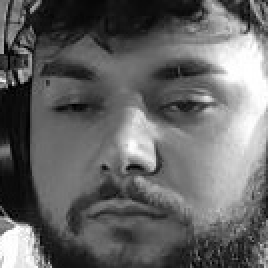
#> input picture DATASET/Leonardo/101.jpg, 134 x 134 px, given in place of the camera (shown 2 times larger)
$ python reconhecimento.py
#> lines starting #> are read from the running program, lines starting #| are printed output that depends on the picture; after the words box and inside, x2 and y2 are one past the last pixel; in counts of white or black regions, pixels touching at a corner belong together
import numpy as np
import os
import cv2
import time

face_cascade = cv2.CascadeClassifier('haarcascade_frontalface_default.xml')

cap = cv2.VideoCapture(1)
dataset_path = 'DATASET'  # Caminho onde você deseja armazenar o conjunto de dados

def capture_dataset():
    while True:
        nome = input('Digite o nome do usuário (ou digite "sair" para encerrar): ')
#> the answer given: DATASET/Leonardo/101.jpg

        if nome.lower() == 'sair':
            break

        # Cria a pasta se ainda não existir
        os.makedirs(os.path.join(dataset_path, nome), exist_ok=True)

        sampleN = 0
        start_time = time.time()

        while True:
            ret, img = cap.read()
#> img is the input picture: shape (134, 134, 3); min 0, max 255, mean 101.2
            frame = img.copy()

            gray = cv2.cvtColor(frame, cv2.COLOR_BGR2GRAY)

            faces = face_cascade.detectMultiScale(gray, 1.3, 5)
#> faces = [[8, 11, 116, 116]]

            for (x, y, w, h) in faces:
                sampleN += 1
                cv2.imwrite(os.path.join(dataset_path, nome, str(sampleN) + '.jpg'), gray[y:y+h, x:x+w])
                cv2.rectangle(img, (x, y), (x+w, y+h), (255, 0, 0), 2)
                cv2.waitKey(100)
#> this loop made 1 pass
#> (x, y, w, h, sampleN) on pass 1: (8, 11, 116, 116, 1)
#> pass 1, in capture_dataset, `cv2.imwrite(os.path.join(dataset_path, nome, str(sampleN) + '.jpg'), g..`:
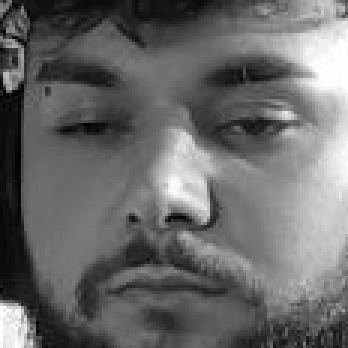
#> saved as 1.jpg: shape (116, 116) (shown 3 times larger); min 0, max 255, mean 105
#> after the loop:
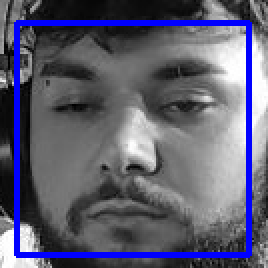
#> img: shape (134, 134, 3) (shown 2 times larger); 7.73% of pixels changed, all inside (x1, y1, x2, y2) = (7, 10, 126, 129)
#> after the loop, sampleN = 1

            cv2.imshow('Reconhecimento da face', img)
            cv2.waitKey(1)

            if sampleN > 100 or time.time() - start_time > 30:
                break

        print(f'Conjunto de dados salvo para {nome}.')

# [124 lines left out: functions train_dataset, recognize_faces, not called in this run]

def main():
    capture_dataset()
    train_dataset()
    recognize_faces()

if __name__ == "__main__":
    main()

$ run again, on DATASET/Leonardo/11.jpg
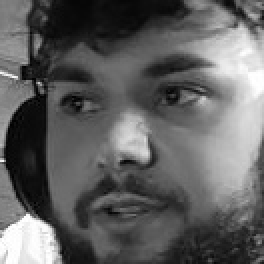
#> input picture DATASET/Leonardo/11.jpg, 132 x 132 px, given in place of the camera (shown 2 times larger)
#> in capture_dataset, img is the input picture: shape (132, 132, 3); min 0, max 255, mean 96.4
#> faces = [[8, 10, 116, 116]]
#> the loop in capture_dataset, `for (x, y, w, h) in faces:` made 1 pass
#> (x, y, w, h, sampleN) on pass 1: (8, 10, 116, 116, 1)
#> pass 1, in capture_dataset, `cv2.imwrite(os.path.join(dataset_path, nome, str(sampleN) + '.jpg'), g..`:
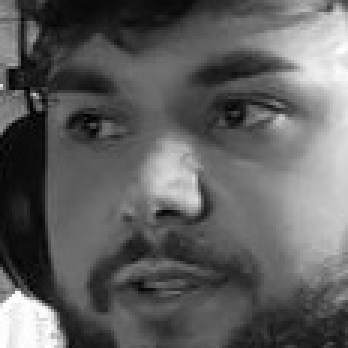
#> saved as 1.jpg: shape (116, 116) (shown 3 times larger); min 0, max 255, mean 95
#> after the loop in capture_dataset, `for (x, y, w, h) in faces:`:
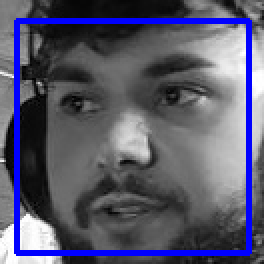
#> img: shape (132, 132, 3) (shown 2 times larger); 7.97% of pixels changed, all inside (x1, y1, x2, y2) = (7, 9, 126, 128)
#> after the loop in capture_dataset, `for (x, y, w, h) in faces:`: sampleN = 1
